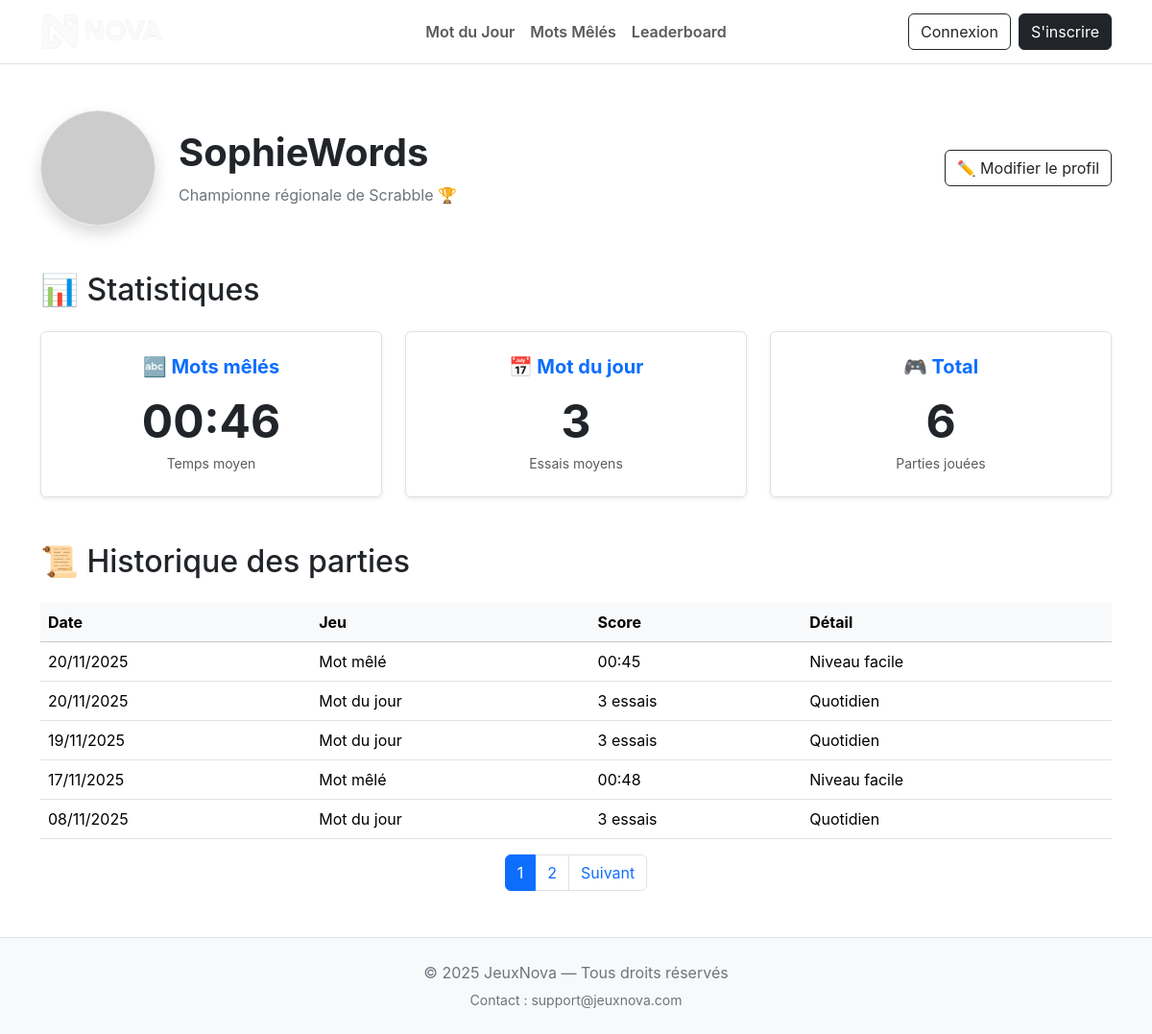
/php/profil.php?id=4, run on the app's committed database.
### tables this page shows
CREATE TABLE IF NOT EXISTS `utilisateur` (
  `id_utilisateur` int NOT NULL AUTO_INCREMENT,
  `email` varchar(200) NOT NULL,
  `mot_de_passe` varchar(255) NOT NULL,
  `pseudo` varchar(100) NOT NULL,
  `role` varchar(50) NOT NULL,
  `date_creation` datetime NOT NULL,
  `bio` TEXT NULL,
  `avatar` VARCHAR(255) NULL,
  PRIMARY KEY (`id_utilisateur`),
  UNIQUE KEY `email` (`email`)
);

CREATE TABLE IF NOT EXISTS `partie` (
  `id_partie` int NOT NULL AUTO_INCREMENT,
  `date_debut` datetime NOT NULL,
  `date_fin` datetime DEFAULT NULL,
  `score` int DEFAULT NULL,
  `statut` varchar(50) DEFAULT NULL,
  `id_utilisateur` int NOT NULL,
  `id_grille` int DEFAULT NULL,
  `id_mot` int DEFAULT NULL,
  PRIMARY KEY (`id_partie`),
  KEY `id_utilisateur` (`id_utilisateur`),
  KEY `id_grille` (`id_grille`),
  KEY `id_mot` (`id_mot`)
);

### php/profil.php (the view, shortened to what this page needs)
<?php
require "config.php";
$user_id = isset($_GET['id']) ? intval($_GET['id']) : ($_SESSION['id'] ?? 1);
$stmt = $db->prepare("SELECT pseudo, bio, avatar, date_creation FROM utilisateur WHERE id_utilisateur = ?");
$stmt->execute([$user_id]);
$user = $stmt->fetch();
$avatarPath = $user['avatar'] ? $user['avatar'] : "https://via.placeholder.com/120?text=Avatar";
$stmt = $db->prepare("SELECT AVG(score) as moy_temps FROM partie WHERE id_utilisateur = ? AND id_grille IS NOT NULL");
$stmt->execute([$user_id]);
$res = $stmt->fetch();
$moy_temps_sec = $res['moy_temps'] ? round($res['moy_temps']) : 0;
$minutes = floor($moy_temps_sec / 60);
$secondes = $moy_temps_sec % 60;
$temps_moyen_str = sprintf("%02d:%02d", $minutes, $secondes);
$stmt = $db->prepare("SELECT AVG(score) as moy_essais FROM partie WHERE id_utilisateur = ? AND id_mot IS NOT NULL");
$stmt->execute([$user_id]);
$res = $stmt->fetch();
$moy_essais = $res['moy_essais'] ? round($res['moy_essais'], 1) : 0;
$stmt = $db->prepare("SELECT COUNT(*) as total FROM partie WHERE id_utilisateur = ?");
$stmt->execute([$user_id]);
$res = $stmt->fetch();
$total_parties = $res['total'];
$limit = 5;
$page = isset($_GET['page']) ? max(1, intval($_GET['page'])) : 1;
$offset = ($page - 1) * $limit;
$stmt = $db->prepare("SELECT COUNT(*) FROM partie WHERE id_utilisateur = ? AND date_fin IS NOT NULL");
$stmt->execute([$user_id]);
$total_items = $stmt->fetchColumn();
$total_pages = ceil($total_items / $limit);
$stmt = $db->prepare("
    SELECT p.date_fin, p.score, p.id_grille, p.id_mot,
           CASE
               WHEN p.id_grille IS NOT NULL THEN 'Mot mêlé'
               WHEN p.id_mot IS NOT NULL THEN 'Mot du jour'
               ELSE 'Jeu inconnu'
           END as nom_jeu,
           CASE
               WHEN p.id_grille IS NOT NULL THEN 'Niveau facile'
               WHEN p.id_mot IS NOT NULL THEN 'Quotidien'
               ELSE '-'
           END as detail
    FROM partie p
    WHERE p.id_utilisateur = :user_id AND p.date_fin IS NOT NULL
    ORDER BY p.date_fin DESC
    LIMIT :limit OFFSET :offset
");
$stmt->bindValue(':user_id', $user_id, PDO::PARAM_INT);
$stmt->bindValue(':limit', $limit, PDO::PARAM_INT);
$stmt->bindValue(':offset', $offset, PDO::PARAM_INT);
$stmt->execute();
$historique = $stmt->fetchAll();
?>
<!DOCTYPE html>
<html lang="fr">
<head>
    <link href="https://cdn.jsdelivr.net/npm/bootstrap@5.3.2/dist/css/bootstrap.min.css" rel="stylesheet">
    <link rel="stylesheet" href="../css/styles.css">
</head>
<body class="bg-white text-dark">
<nav class="navbar navbar-expand-lg navbar-light bg-white border-bottom position-relative">
    <div class="container">
        <a class="navbar-brand d-flex align-items-center" href="../index.php">
            <img src="../assets/logo.png" alt="Logo" height="40" class="me-2">
        </a>
        <div class="collapse navbar-collapse" id="navMenu">
            <ul class="navbar-nav navbar-nav-centered">
                <li class="nav-item"><a class="nav-link fw-semibold" href="../games/mot-mystere.html">Mot du Jour</a></li>
                <li class="nav-item"><a class="nav-link fw-semibold" href="../games/mot-mele.html">Mots Mêlés</a></li>
                <li class="nav-item"><a class="nav-link fw-semibold" href="leaderboard.php">Leaderboard</a></li>
            </ul>
            <div class="d-flex ms-auto nav-auth">
                <?php if (isset($_SESSION["id"])): ?>
                    <a class="btn btn-outline-dark me-2" href="profil.php">Mon Profil</a>
                    <a class="btn btn-dark" href="deconexion.php">Déconnexion</a>
                <?php else: ?>
                    <a class="btn btn-outline-dark me-2" href="account.php?mode=login">Connexion</a>
                    <a class="btn btn-dark" href="account.php?mode=register">S'inscrire</a>
                <?php endif; ?>
            </div>
        </div>
    </div>
</nav>
<div class="container mt-5">
    <div class="row mb-5 align-items-center">
        <div class="col-auto">
            <img src="<?php echo htmlspecialchars($avatarPath); ?>"
                 class="rounded-circle border shadow"
                 width="120" height="120"
                 style="object-fit: cover;"
                 alt="Avatar">
        </div>
        <div class="col">
            <h1 class="fw-bold mb-2"><?php echo htmlspecialchars($user['pseudo']); ?></h1>
            <p class="text-secondary mb-0"><?php echo nl2br(htmlspecialchars($user['bio'] ?? 'Aucune bio définie.')); ?></p>
        </div>
        <div class="col-auto">
            <button class="btn btn-outline-dark" data-bs-toggle="modal" data-bs-target="#editModal">
                ✏️ Modifier le profil
            </button>
        </div>
    </div>
    <h2 class="mb-4">📊 Statistiques</h2>
    <div class="row g-4 mb-5">
        <div class="col-md-4">
            <div class="card border shadow-sm text-center p-4 h-100">
                <h5 class="fw-bold text-primary mb-3">🔤 Mots mêlés</h5>
                <p class="display-5 fw-bold mb-1"><?php echo $temps_moyen_str; ?></p>
                <small class="text-muted">Temps moyen</small>
            </div>
        </div>
        <div class="col-md-4">
            <div class="card border shadow-sm text-center p-4 h-100">
                <h5 class="fw-bold text-primary mb-3">📅 Mot du jour</h5>
                <p class="display-5 fw-bold mb-1"><?php echo $moy_essais; ?></p>
                <small class="text-muted">Essais moyens</small>
            </div>
        </div>
        <div class="col-md-4">
            <div class="card border shadow-sm text-center p-4 h-100">
                <h5 class="fw-bold text-primary mb-3">🎮 Total</h5>
                <p class="display-5 fw-bold mb-1"><?php echo $total_parties; ?></p>
                <small class="text-muted">Parties jouées</small>
            </div>
        </div>
    </div>
    <h2 class="mb-4">📜 Historique des parties</h2>
    <div class="table-responsive">
        <table class="table table-hover">
            <thead class="table-light">
                <tr>
                    <th>Date</th>
                    <th>Jeu</th>
                    <th>Score</th>
                    <th>Détail</th>
                </tr>
            </thead>
            <tbody>
                <?php if (count($historique) > 0): ?>
                    <?php foreach ($historique as $partie): ?>
                        <tr>
                            <td><?php echo date('d/m/Y', strtotime($partie['date_fin'])); ?></td>
                            <td><?php echo htmlspecialchars($partie['nom_jeu']); ?></td>
                            <td>
                                <?php
                                if ($partie['nom_jeu'] == 'Mot mêlé') {
                                    echo gmdate("i:s", $partie['score']);
                                } else {
                                    echo $partie['score'] . ' essais';
                                }
                                ?>
                            </td>
                            <td><?php echo htmlspecialchars($partie['detail']); ?></td>
                        </tr>
                    <?php endforeach; ?>
                <?php else: ?>
                    <tr>
                        <td colspan="4" class="text-center text-muted py-4">Aucune partie jouée pour le moment.</td>
                    </tr>
                <?php endif; ?>
            </tbody>
        </table>
    </div>
    <?php if ($total_pages > 1): ?>
        <nav aria-label="Pagination historique">
            <ul class="pagination justify-content-center">
                <?php for ($i = 1; $i <= $total_pages; $i++): ?>
                    <li class="page-item <?php echo ($i == $page) ? 'active' : ''; ?>">
                        <a class="page-link" href="?id=<?php echo $user_id; ?>&page=<?php echo $i; ?>"><?php echo $i; ?></a>
                    </li>
                <?php endfor; ?>
                <?php if ($page < $total_pages): ?>
                    <li class="page-item">
                        <a class="page-link" href="?id=<?php echo $user_id; ?>&page=<?php echo $page + 1; ?>">Suivant</a>
                    </li>
                <?php endif; ?>
            </ul>
        </nav>
    <?php endif; ?>
</div>
<footer class="mt-5 py-4 bg-light border-top text-center text-secondary">
    <div class="container">
        <p class="mb-1">© 2025 JeuxNova — Tous droits réservés</p>
        <small>Contact : support@jeuxnova.com</small>
    </div>
</footer>
</body>
</html>

### css/styles.css (style rules this page uses)
:root { --white: #ffffff; --dark-bg: #121212; --secondary-dark: #1f1f1f; }
body { background: #ffffff; color: #000000; font-family: "Inter", sans-serif; }
.navbar .navbar-nav-centered { position: absolute; left: 50%; transform: translateX(-50%); top: 50%; transform-origin: center; transform: translateX(-50%) translateY(-50%); }
.navbar .navbar-brand, .navbar .nav-auth { z-index: 2; }

### data on the page
utilisateur: pseudo "SophieWords", bio "Championne régionale de Scrabble 🏆"
partie: date_fin "20/11/2025", nom_jeu "Mot mêlé", score "00:45", detail "Niveau facile"
partie: date_fin "20/11/2025", nom_jeu "Mot du jour", score "3", detail "Quotidien"
partie: date_fin "19/11/2025", nom_jeu "Mot du jour", score "3", detail "Quotidien"
partie: date_fin "17/11/2025", nom_jeu "Mot mêlé", score "00:48", detail "Niveau facile"
partie: date_fin "08/11/2025", nom_jeu "Mot du jour", score "3", detail "Quotidien"

### other printed values
$temps_moyen_str "00:46"
$moy_essais "3"
$total_parties "6"
